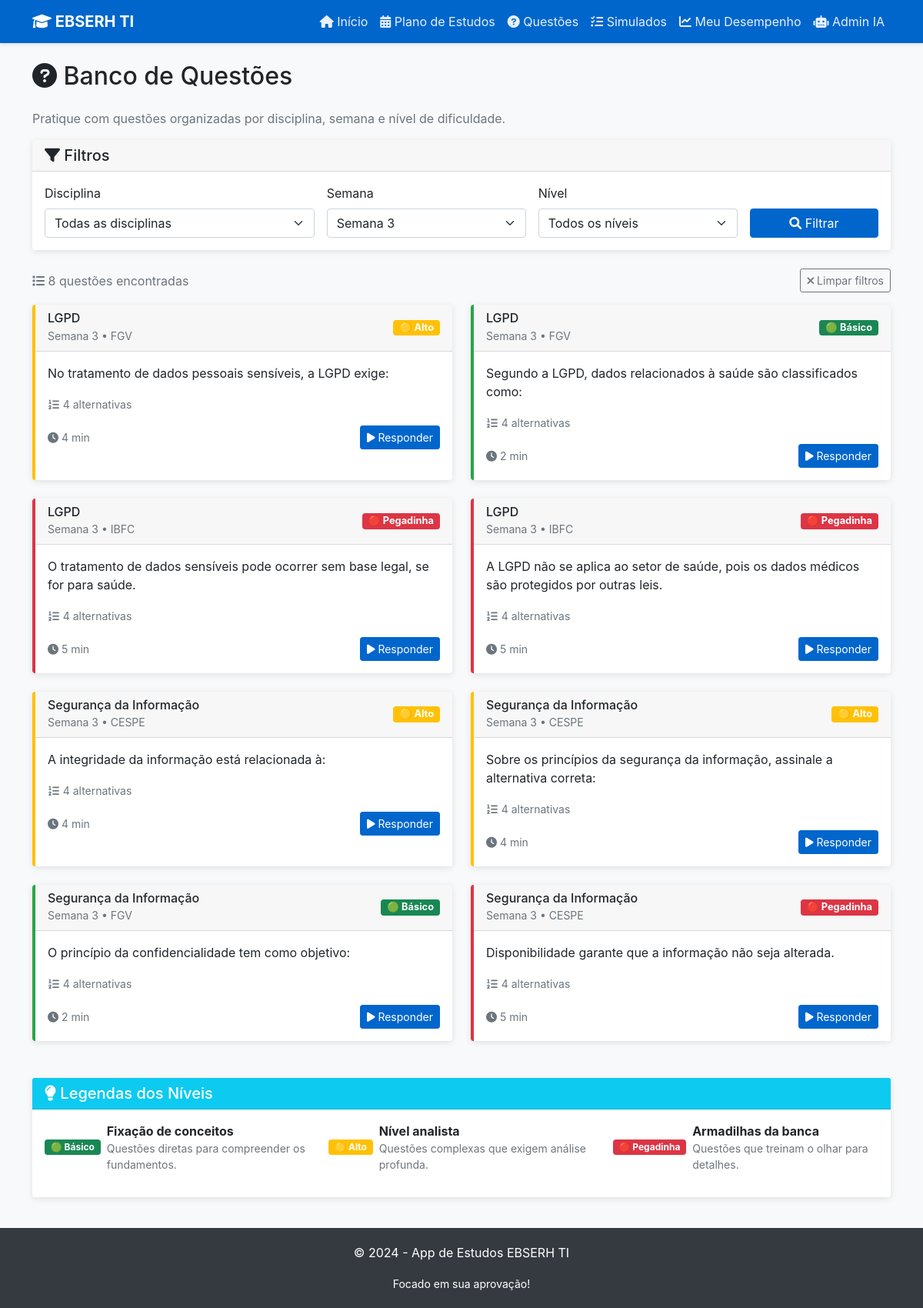
Page /questoes?semana=3 on the committed database.
### tables this page shows
CREATE TABLE questoes (
            id INTEGER PRIMARY KEY AUTOINCREMENT,
            disciplina TEXT NOT NULL,
            semana INTEGER NOT NULL,
            nivel TEXT NOT NULL CHECK (nivel IN ('Básico', 'Alto', 'Pegadinha')),
            banca TEXT NOT NULL,
            enunciado TEXT NOT NULL,
            alternativas TEXT NOT NULL,
            resposta_correta TEXT NOT NULL,
            comentario TEXT NOT NULL
        , tags TEXT, dificuldade_num INTEGER);

### app.py (the view)
@app.route('/questoes')
def questoes():
    disciplina = request.args.get('disciplina', '')
    semana = request.args.get('semana', '')
    nivel = request.args.get('nivel', '')
    conn = get_db_connection()
    query = 'SELECT DISTINCT disciplina FROM questoes ORDER BY disciplina'
    disciplinas = conn.execute(query).fetchall()
    query = 'SELECT DISTINCT semana FROM questoes ORDER BY semana'
    semanas = conn.execute(query).fetchall()
    query = 'SELECT * FROM questoes WHERE 1=1'
    params = []
    if disciplina:
        query += ' AND disciplina = ?'
        params.append(disciplina)
    if semana:
        query += ' AND semana = ?'
        params.append(semana)
    if nivel:
        query += ' AND nivel = ?'
        params.append(nivel)
    query += ' ORDER BY disciplina, semana, nivel'
    questoes = conn.execute(query, params).fetchall()
    conn.close()
    return render_template('questoes.html',
                         questoes=questoes,
                         disciplinas=disciplinas,
                         semanas=semanas,
                         filtros={'disciplina': disciplina, 'semana': semana, 'nivel': nivel})

### app.py (called while the page is built)
def get_db_connection():
    conn = sqlite3.connect(DB_NAME)
    conn.row_factory = sqlite3.Row
    return conn

### templates/questoes.html (shortened to what this page needs)
{% extends "base.html" %}
{% block content %}
<div class="row">
    <div class="col-12">
        <h2 class="mb-4">
            <i class="fas fa-question-circle"></i> Banco de Questões
        </h2>
        <p class="text-muted">Pratique com questões organizadas por disciplina, semana e nível de dificuldade.</p>
    </div>
</div>
<div class="row mb-4">
    <div class="col-12">
        <div class="card">
            <div class="card-header">
                <h5 class="mb-0"><i class="fas fa-filter"></i> Filtros</h5>
            </div>
            <div class="card-body">
                <form method="GET" action="{{ url_for('questoes') }}">
                    <div class="row g-3">
                        <div class="col-md-4">
                            <label for="disciplina" class="form-label">Disciplina</label>
                            <select class="form-select" id="disciplina" name="disciplina">
                                <option value="">Todas as disciplinas</option>
                            </select>
                        </div>
                        <div class="col-md-3">
                            <label for="semana" class="form-label">Semana</label>
                            <select class="form-select" id="semana" name="semana">
                                {% for s in semanas %}
                                <option value="{{ s.semana }}" {% if filtros.semana == s.semana|string %}selected{% endif %}>
                                    Semana {{ s.semana }}
                                </option>
                                {% endfor %}
                            </select>
                        </div>
                        <div class="col-md-3">
                            <label for="nivel" class="form-label">Nível</label>
                            <select class="form-select" id="nivel" name="nivel">
                                <option value="">Todos os níveis</option>
                            </select>
                        </div>
                        <div class="col-md-2 d-flex align-items-end">
                            <button type="submit" class="btn btn-primary w-100">
                                <i class="fas fa-search"></i> Filtrar
                            </button>
                        </div>
                    </div>
                </form>
            </div>
        </div>
    </div>
</div>
<div class="row mb-3">
    <div class="col-12">
        <div class="d-flex justify-content-between align-items-center">
            <span class="text-muted">
                <i class="fas fa-list"></i>
                {{ questoes|length }} questões encontradas
            </span>
            {% if filtros.disciplina or filtros.semana or filtros.nivel %}
            <a href="{{ url_for('questoes') }}" class="btn btn-outline-secondary btn-sm">
                <i class="fas fa-times"></i> Limpar filtros
            </a>
            {% endif %}
        </div>
    </div>
</div>
<div class="row g-4">
    {% for questao in questoes %}
    <div class="col-lg-6">
        <div class="card h-100 nivel-{{ questao.nivel.lower().replace('á', 'a').replace('ç', 'c').replace('ê', 'e') }}">
            <div class="card-header d-flex justify-content-between align-items-center">
                <div>
                    <h6 class="mb-0">{{ questao.disciplina }}</h6>
                    <small class="text-muted">Semana {{ questao.semana }} • {{ questao.banca }}</small>
                </div>
                <span class="badge badge-nivel
                    {% if questao.nivel == 'Básico' %}bg-success
                    {% elif questao.nivel == 'Alto' %}bg-warning
                    {% else %}bg-danger{% endif %}">
                    {% if questao.nivel == 'Básico' %}🟢
                    {% elif questao.nivel == 'Alto' %}🟡
                    {% else %}🔴{% endif %}
                    {{ questao.nivel }}
                </span>
            </div>
            <div class="card-body">
                <p class="card-text">{{ questao.enunciado[:150] }}{% if questao.enunciado|length > 150 %}...{% endif %}</p>
                <div class="mb-3">
                    <small class="text-muted">
                        <i class="fas fa-list-ol"></i> 4 alternativas
                    </small>
                </div>
                <div class="d-flex justify-content-between align-items-center">
                    <small class="text-muted">
                        <i class="fas fa-clock"></i>
                        {% if questao.nivel == 'Básico' %}2 min
                        {% elif questao.nivel == 'Alto' %}4 min
                        {% else %}5 min{% endif %}
                    </small>
                    <a href="{{ url_for('questao_detalhe', questao_id=questao.id) }}" class="btn btn-primary btn-sm">
                        <i class="fas fa-play"></i> Responder
                    </a>
                </div>
            </div>
        </div>
    </div>
    {% endfor %}
</div>
<div class="row mt-5">
    <div class="col-12">
        <div class="card">
            <div class="card-header bg-info text-white">
                <h5 class="mb-0"><i class="fas fa-lightbulb"></i> Legendas dos Níveis</h5>
            </div>
            <div class="card-body">
                <div class="row">
                    <div class="col-md-4">
                        <div class="d-flex align-items-center mb-3">
                            <span class="badge bg-success me-2">🟢 Básico</span>
                            <div>
                                <strong>Fixação de conceitos</strong>
                                <p class="small text-muted mb-0">Questões diretas para compreender os fundamentos.</p>
                            </div>
                        </div>
                    </div>
                    <div class="col-md-4">
                        <div class="d-flex align-items-center mb-3">
                            <span class="badge bg-warning me-2">🟡 Alto</span>
                            <div>
                                <strong>Nível analista</strong>
                                <p class="small text-muted mb-0">Questões complexas que exigem análise profunda.</p>
                            </div>
                        </div>
                    </div>
                    <div class="col-md-4">
                        <div class="d-flex align-items-center mb-3">
                            <span class="badge bg-danger me-2">🔴 Pegadinha</span>
                            <div>
                                <strong>Armadilhas da banca</strong>
                                <p class="small text-muted mb-0">Questões que treinam o olhar para detalhes.</p>
                            </div>
                        </div>
                    </div>
                </div>
            </div>
        </div>
    </div>
</div>
{% endblock %}

### templates/base.html (style rules this page uses)
:root { --primary-color: #0066cc; --secondary-color: #004499; --success-color: #28a745; --warning-color: #ffc107; --danger-color: #dc3545; --light-bg: #f8f9fa; }
body { background-color: var(--light-bg); font-family: -apple-system, BlinkMacSystemFont, 'Segoe UI', Roboto, sans-serif; -webkit-font-smoothing: antialiased; -moz-osx-font-smoothing: grayscale; touch-action: manipulation; -webkit-tap-highlight-color: transparent; }
.btn, .alternativa, .nav-link { -webkit-touch-callout: none; -webkit-user-select: none; user-select: none; }
html { scroll-behavior: smooth; }
@media (prefers-reduced-motion: no-preference) { .card { transition: transform 0.3s ease, box-shadow 0.3s ease; } }
.btn-primary { background-color: var(--primary-color); border-color: var(--primary-color); }
.card { border: none; box-shadow: 0 2px 8px rgba(0,0,0,0.1); transition: transform 0.3s, box-shadow 0.3s; }
.nivel-basico { border-left: 4px solid var(--success-color); }
.nivel-alto { border-left: 4px solid var(--warning-color); }
.nivel-pegadinha { border-left: 4px solid var(--danger-color); }
.badge-nivel { font-size: 0.8em; padding: 4px 8px; }

### rows in the picture
questoes: disciplina "LGPD", semana "3", banca "FGV", nivel "Alto", enunciado "No tratamento de dados pessoais sensíveis, a LGPD exige:", shows "4 min"
questoes: disciplina "LGPD", semana "3", banca "FGV", nivel "Básico", enunciado "Segundo a LGPD, dados relacionados à saúde são classificados como:", shows "2 min"
questoes: disciplina "LGPD", semana "3", banca "IBFC", nivel "Pegadinha", enunciado "O tratamento de dados sensíveis pode ocorrer sem base legal, se for para saúde.", shows "5 min"
questoes: disciplina "LGPD", semana "3", banca "IBFC", nivel "Pegadinha", enunciado "A LGPD não se aplica ao setor de saúde, pois os dados médicos são protegidos por outras leis.", shows "5 min"
questoes: disciplina "Segurança da Informação", semana "3", banca "CESPE", nivel "Alto", enunciado "A integridade da informação está relacionada à:", shows "4 min"
questoes: disciplina "Segurança da Informação", semana "3", banca "CESPE", nivel "Alto", enunciado "Sobre os princípios da segurança da informação, assinale a alternativa correta:", shows "4 min"
questoes: disciplina "Segurança da Informação", semana "3", banca "FGV", nivel "Básico", enunciado "O princípio da confidencialidade tem como objetivo:", shows "2 min"
questoes: disciplina "Segurança da Informação", semana "3", banca "CESPE", nivel "Pegadinha", enunciado "Disponibilidade garante que a informação não seja alterada.", shows "5 min"

### other values in the picture
{{ questoes|length }} "8"
